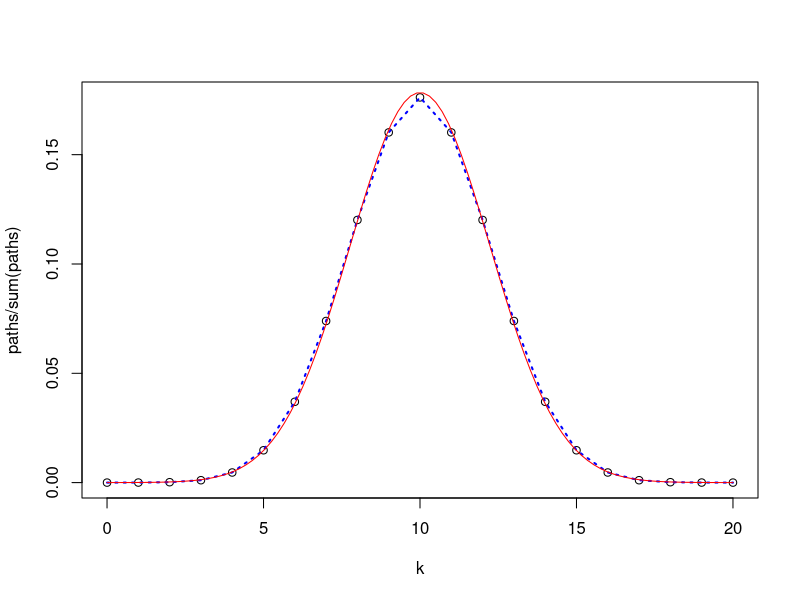
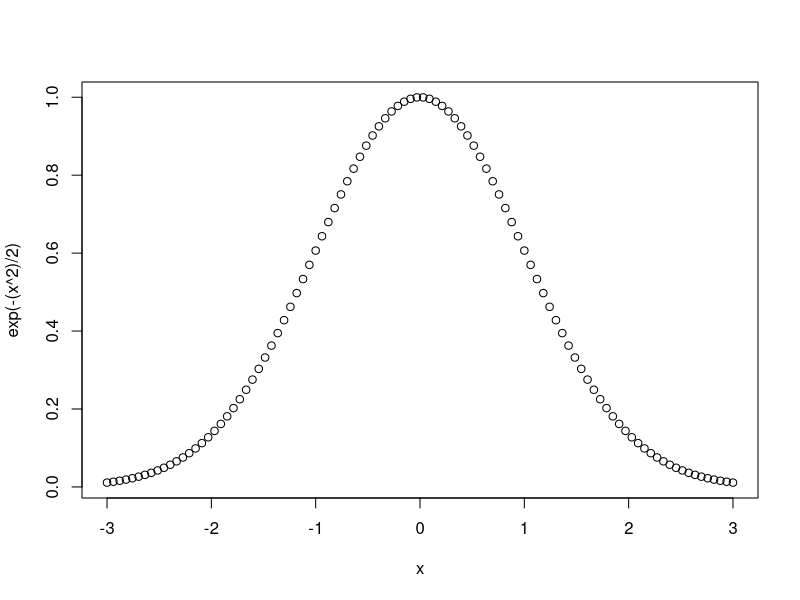
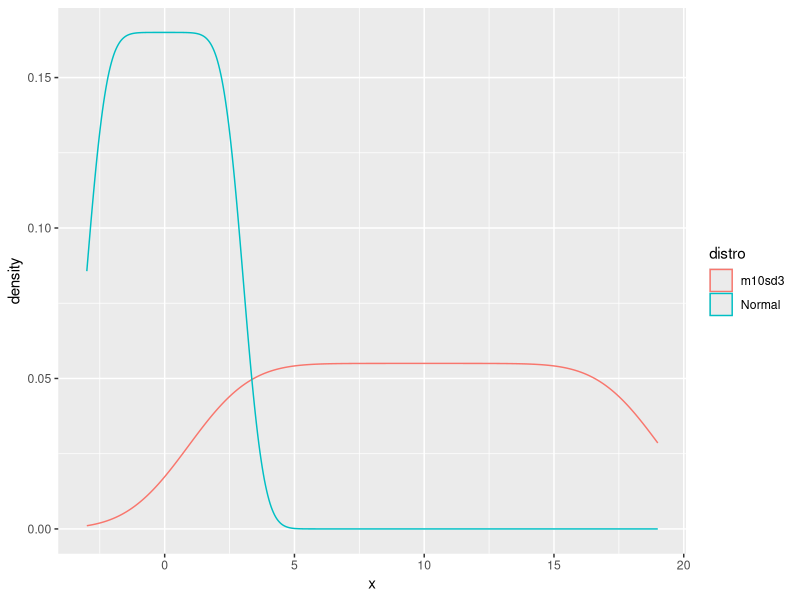
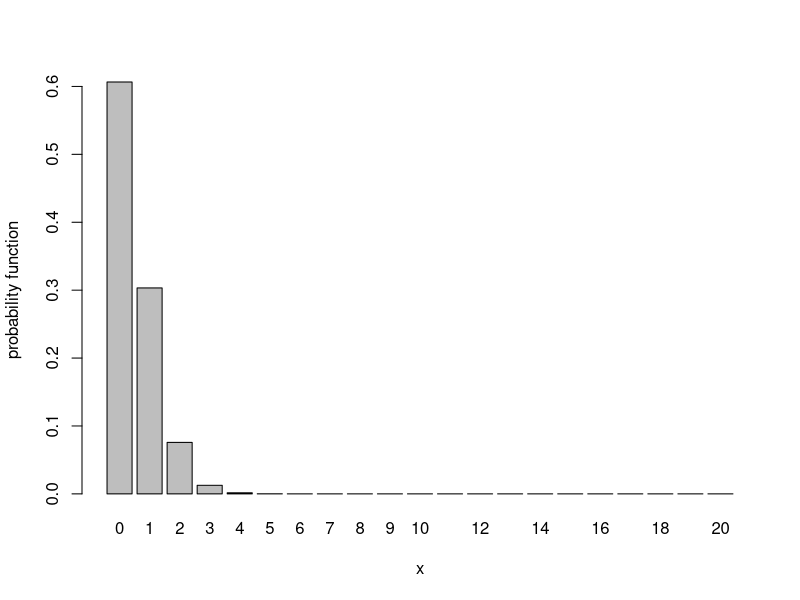
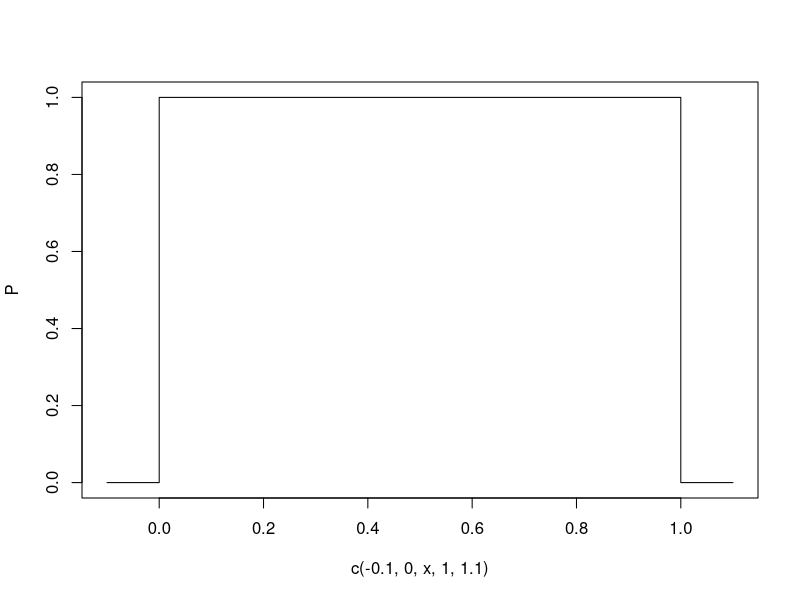
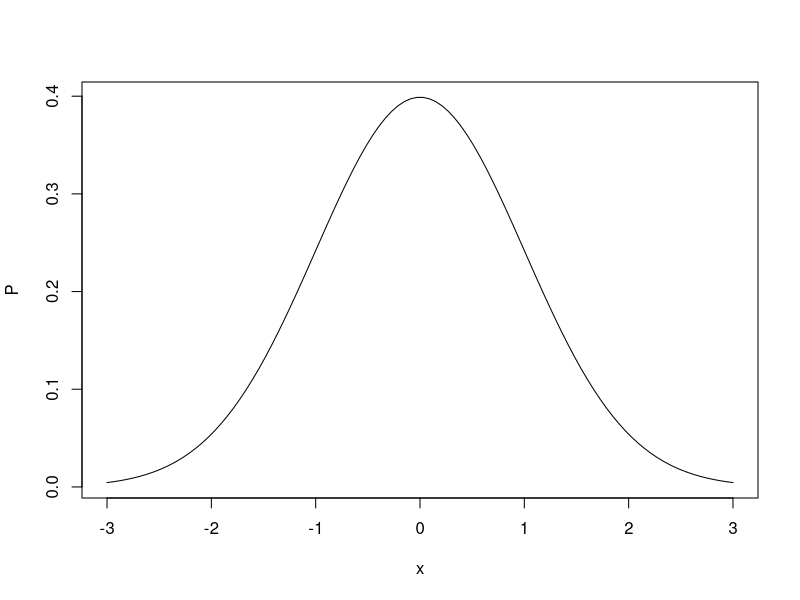
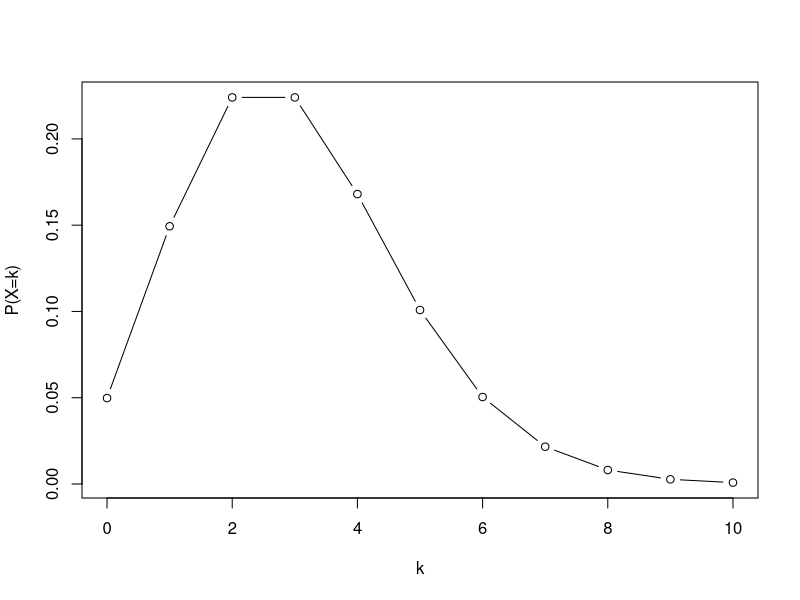

Recreate these plots in R, in order.
## ---- chunk 1
xn <- rnorm(20) #You will generate 20 standard normals
xn
## ---- chunk 2
x_con <- runif(20)
x_con
## ---- chunk 3
x_dis <- sample(1:20, 5, replace=TRUE)
x_dis
## ---- chunk 4
normal_pdf <- function(x, mu=0, sigma=1)
    1/(sigma * sqrt(2*pi)) * exp(-(x - mu)^2/(2*sigma^2))

integrate(normal_pdf, -Inf, Inf)
## ---- chunk 5
n <- 20
k <- 0:n
paths <- choose(n,k)
plot(k, paths/sum(paths))
p <- 0.5
lines(k, dbinom(k, n, p), col="blue", lty=3, lwd=2)
x <- seq(0, n, length=100)
lines(x, dnorm(x, mean=n * p, sd=sqrt(n * p * (1-p))), col="red")
## ---- chunk 6
x <- seq(-3, 3, length=100)
plot(x, exp(-(x^2)/2))
## ---- chunk 7
integrate(function(x) exp(-(x^2)/2), -Inf, Inf)

sqrt(2 * pi)
## ---- chunk 8
dfrm <- data.frame( 
  x=c(x, x * 3 + 10), 
  distro=rep(c("Normal", "m10sd3"), each=length(x))
)
require("ggplot2")
g <- ggplot(dfrm, aes(x=x, col=distro)) + geom_density()
g
## ---- chunk 9
pk = dpois(0:20, 0.5)
pk
barplot(pk, names=0:20, xlab="x", ylab="probability function")
## ---- chunk 10
ppois(0:20, 0.5)
## ---- chunk 11
sum((0:20)*pk)
## ---- chunk 12
ppois(19, lambda=12)   # lower tail 
## ---- chunk 13
ppois(19, lambda=12, lower=FALSE)   # upper tail 
## ---- chunk 14
x <- seq(0,1,length=100)
plot(c(-0.1, 0, x, 1, 1.1), c(0,0,dunif(x),0,0), type='l', ylab="P")
## ---- chunk 15
x <- seq(-3,3,length=100)
plot(x, dnorm(x), type='l', ylab="P")
## ---- chunk 16
x <- 0:10
plot(x, dpois(x, lambda=3), type='b', xlab="k", ylab="P(X=k)")
